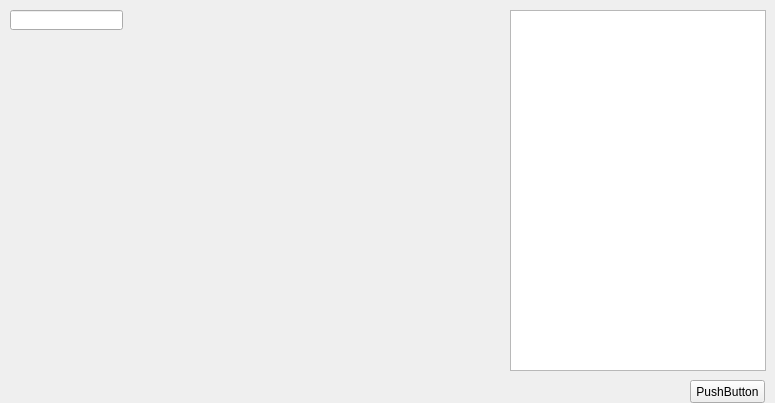
<?xml version="1.0" encoding="UTF-8"?>
<ui version="4.0">
 <class>Form</class>
 <widget class="QWidget" name="Form">
  <property name="geometry">
   <rect>
    <x>0</x>
    <y>0</y>
    <width>775</width>
    <height>403</height>
   </rect>
  </property>
  <property name="windowTitle">
   <string>Form</string>
  </property>
  <widget class="QTreeView" name="treeView">
   <property name="geometry">
    <rect>
     <x>510</x>
     <y>10</y>
     <width>256</width>
     <height>361</height>
    </rect>
   </property>
  </widget>
  <widget class="QPushButton" name="pushButton">
   <property name="geometry">
    <rect>
     <x>690</x>
     <y>380</y>
     <width>75</width>
     <height>23</height>
    </rect>
   </property>
   <property name="text">
    <string>PushButton</string>
   </property>
  </widget>
  <widget class="QLineEdit" name="lineEdit">
   <property name="geometry">
    <rect>
     <x>10</x>
     <y>10</y>
     <width>113</width>
     <height>20</height>
    </rect>
   </property>
  </widget>
 </widget>
 <resources/>
 <connections/>
</ui>
